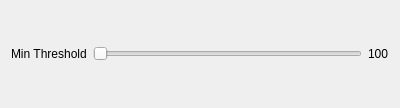
<?xml version="1.0" encoding="UTF-8"?>
<ui version="4.0">
 <class>CannyWidget</class>
 <widget class="QWidget" name="CannyWidget">
  <property name="geometry">
   <rect>
    <x>0</x>
    <y>0</y>
    <width>400</width>
    <height>108</height>
   </rect>
  </property>
  <property name="sizePolicy">
   <sizepolicy hsizetype="Preferred" vsizetype="Fixed">
    <horstretch>0</horstretch>
    <verstretch>0</verstretch>
   </sizepolicy>
  </property>
  <property name="windowTitle">
   <string>Form</string>
  </property>
  <layout class="QVBoxLayout" name="verticalLayout">
   <item>
    <layout class="QHBoxLayout" name="horizontalLayout">
     <item>
      <widget class="QLabel" name="label">
       <property name="text">
        <string>Min Threshold</string>
       </property>
      </widget>
     </item>
     <item>
      <widget class="QSlider" name="horizontalSlider">
       <property name="orientation">
        <enum>Qt::Horizontal</enum>
       </property>
      </widget>
     </item>
     <item>
      <widget class="QLabel" name="label_2">
       <property name="text">
        <string>100</string>
       </property>
      </widget>
     </item>
    </layout>
   </item>
  </layout>
 </widget>
 <resources/>
 <connections/>
</ui>
